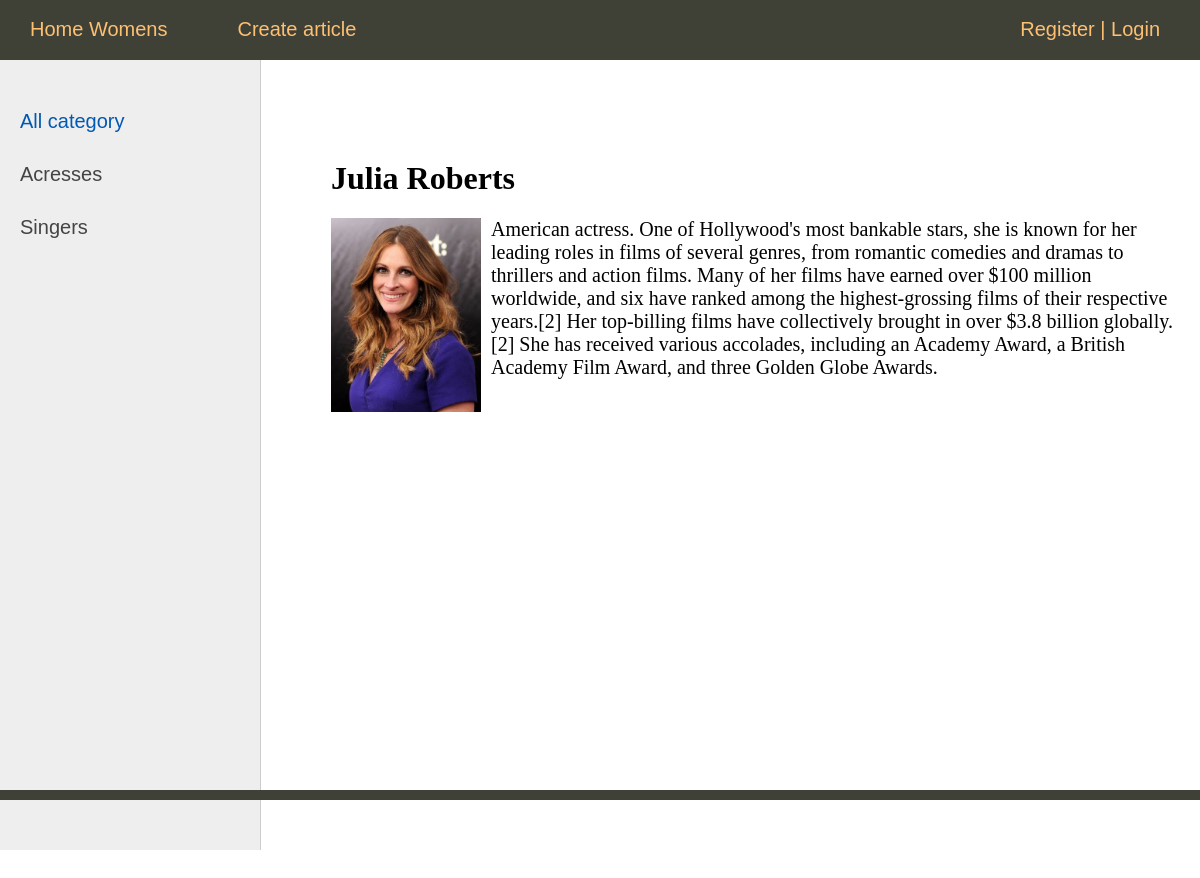
Screenshot of /post/julia-roberts/ with the database file from the repository.
### women/models.py (models this page shows, shortened)
class Category(models.Model):
    name = models.CharField(max_length=100, db_index=True)
    slug = models.SlugField(max_length=255, unique=True,
                            db_index=True)
    def __str__(self):
        return self.name
    def get_absolute_url(self):
        return reverse('category', kwargs={'cat_slug': self.slug})

class Women(models.Model):
    title = models.CharField(max_length=255)
    slug = models.SlugField(max_length=255, unique=True,
                            db_index=True)
    content = models.TextField(blank=True)
    photo = models.ImageField(upload_to="photos/%Y/%m/%d/")
    time_create = models.DateTimeField(auto_now_add=True)
    time_update = models.DateTimeField(auto_now=True)
    is_published = models.BooleanField(default=True)
    cat = models.ForeignKey('Category', on_delete=models.PROTECT)
    def __str__(self):
        return self.title
    class Meta:
        ordering = ['id']

### women/views.py (the view)
# urls.py: path('post/<slug:post_slug>/', ShowPost.as_view(), name='post'),
class ShowPost(DataMixin, DetailView):
    model = Women
    template_name = 'women/post.html'
    slug_url_kwarg = 'post_slug'
    context_object_name = 'post'
    def get_context_data(self, *, object_list=None, **kwargs):
        context = super().get_context_data(**kwargs)
        c_def = self.get_user_context(title=context['post'])
        return dict(list(context.items()) + list(c_def.items()))

### women/templatetags/women_tags.py (called while the page is built)
@register.simple_tag(name='get_cats')
def get_categories(filter=None):
    if not filter:
        return Category.objects.all()
    else:
        return Category.objects.filter(pk=filter)

### women/utils.py (called while the page is built)
    def get_user_context(self, **kwargs):
        context = kwargs
        cats = Category.objects.all()
        context['menu'] = menu
        context['cats'] = cats
        if 'cat_selected' not in context:
            context['cat_selected'] = 0
        return context

### women/templates/women/post.html
{% extends 'women/base.html' %}
{% block content %}
    <h1>{{post.title}}</h1>
{% if post.photo %}
	<p><img class="img-article-left thumb" src="{{post.photo.url}}"></p>
{% endif %}
{{post.content}}
{% endblock %}

### women/templates/women/base.html (shortened to what this page needs)
{% load static %}
{% load women_tags %}
<!DOCTYPE html>
<html>
<head>
	<link type="text/css" href="{% static 'women/css/styles.css' %}" rel="stylesheet" />
</head>
<body>
<table class="table-page" border=0 cellpadding="0" cellspacing="0">
<tr><td valign=top>
{% block mainmenu %}
		<div class="header">
			<ul id="mainmenu" class="mainmenu">
{% for m in menu %}
			<li><a href="{% url m.url_name %}">{{m.title}}</a></li>
{% endfor %}
			{% if request.user.is_authenticated %}
							<li class="last">{{user.username}} | <a href="{% url 'logout' %}">Logout</a>
			{% else %}
			<li class="last"><a href="{% url 'register' %}">Register</a> | <a href="{% url 'login' %}">Login</a></li>
			{% endif %}
			</ul>
		</div>
{% endblock mainmenu %}
<table class="table-content" border=0 cellpadding="0" cellspacing="0">
<tr>
	<td valign="top" class="left-chapters">
	<ul id="leftchapters">
{% if cat_selected == 0 %}
		<li class="selected">All category</li>
{% else %}
		<li><a href="{% url 'home' %}">All category</a></li>
{% endif %}
		{% for c in cats %}
			{%  if c.pk == cat_selected %}
				<li class="selected">{{ c.name }}</li>
			{% else %}
				<li><a href="{{c.get_absolute_url}}">{{ c.name }}</a></li>
			{% endif %}
		{% endfor %}
	</ul>
</td>
<td valign="top" class="content">
	<div class="content-text">
{% block content %}
{% endblock %}
	</div>
</td></tr></table>
</td></tr>
<tr><td valign=top>
	<div id="footer">
	</div>
</td></tr></table>
</body>
</html>

### women/static/women/css/styles.css (style rules this page uses)
html, body { font-family: 'Arial'; margin: 0; padding: 0; height: 100%; width: 100%; color: #444; }
a { color: #0059b2; text-decoration: none; }
img { max-width: 600px; height: auto; }
img.img-article-left { max-width: 300px; height: auto; float: left; padding: 0 10px 10px 0; }
img.img-article-left.thumb { max-width: 150px; height: auto; }
.table-page { width: 100%; height: 100%; vertical-align: top; }
.table-page tr { height: 100%; }
.header { background: #3F4137; height: 60px; }
ul.mainmenu { list-style: none; margin: 0; padding: 0; height: 60px; color: #fdc073; font-size: 20px; overflow: hidden; }
ul.mainmenu li { float: left; margin: 18px 40px 0 30px; }
ul.mainmenu li.last { float: right; }
ul.mainmenu li a { color: #fdc073; text-decoration: none; }
.table-content { width: 100%; min-height: 100%; height: 100%; }
.left-chapters { margin: 0; background: #eee; border-right: 1px solid #ccc; min-height: 100%; }
.left-chapters ul { width: 230px; min-height: 100%; margin: 0; padding: 20px 10px 10px 20px; list-style: none; font-size: 20px; }
.left-chapters ul li { margin: 30px 0 0 0; color: #999; }
.left-chapters ul li.selected { color: #0059b2; }
.left-chapters ul li a { color: #444; text-decoration: none; }
.content { padding: 40px 20px 20px 40px; width: 100%; box-sizing: border-box; }
.content-text { margin: 60px 0 0 30px; color: #000; font-size: 20px; font-family: Yandex Sans Display Light; }
.content-text h1 { font-size: 32px; }
#footer { box-sizing: border-box; background: #3F4137; padding: 5px; color: #aaa; font-size: 14px; font-family: Verdana, Geneva, Arial, Helvetica; text-align: left; overflow: hidden; }

### rows the page displays
Category: name "Acresses"
Category: name "Singers"
Women: title "Julia Roberts", photo (picture), content "American actress. One of Hollywood's most bankable stars, she is known for her leading roles in films of several genres, from romantic comedies and dramas to thrillers and action films. Many of her films have earned over $100 million worldwide, and six have ranked among the highest-grossing films of their respective years.[2] Her top-billing films have collectively brought in over $3.8 billion globally.[2] She has received various accolades, including an Academy Award, a British Academy Film Award, and three Golden Globe Awards."

### other values shown
{{ m.title }} "Home Womens" "Create article"
